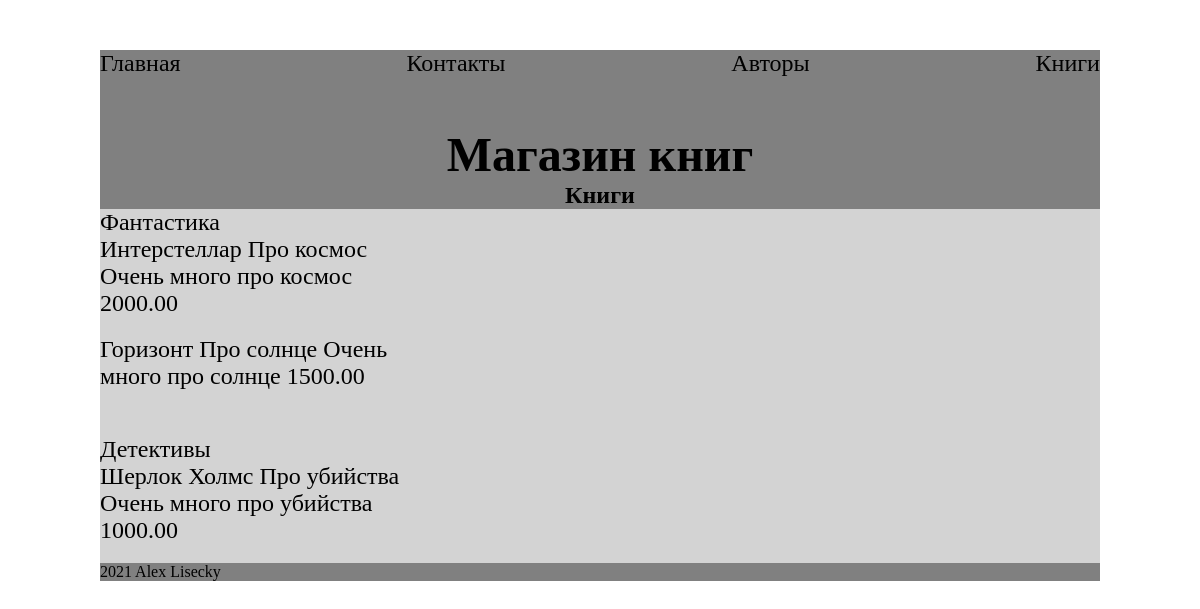
The page / on the database its author committed.
### mainapp/models.py (models this page shows, shortened)
class BookCategory(models.Model):
    title = models.CharField(max_length=64, blank=False, verbose_name='Название категории')
    short_description = models.CharField(max_length=128, blank=True, verbose_name='Краткое описание')
    class Meta:
        verbose_name = 'Категория книг'
        verbose_name_plural = 'Категории книг'

class Book(models.Model):
    category = models.ForeignKey(BookCategory, default=0, on_delete=models.SET_DEFAULT, verbose_name='Категория')
    title = models.CharField(max_length=64, blank=False, verbose_name='Название книги')
    short_description = models.CharField(max_length=128, blank=True, verbose_name='Краткое описание')
    description = models.TextField(blank=True, verbose_name='Подробное описание')
    price = models.DecimalField(max_digits=8, decimal_places=2, default=0, verbose_name='Цена')
    class Meta:
        verbose_name = 'Книга'
        verbose_name_plural = 'Книги'

### mainapp/views.py (the view)
# urls.py: path('', views.IndexListView.as_view(), name='main'),
class IndexListView(ListView):
    model = Book
    template_name = 'mainapp/index.html'
    context_object_name = 'books'
    def get_context_data(self, *, object_list=None, **kwargs):
        context = super().get_context_data(**kwargs)
        book_category = BookCategory.objects.all()
        context['book_category'] = book_category
        context['cat_selected'] = 0
        return context

### mainapp/templates/mainapp/index.html (shortened to what this page needs)
{% extends "mainapp/base.html" %}
{% load static %}
{% block content %}
<div class="title__header">
    <h1 class="title__h1">Магазин книг</h1>
    <h2>Книги</h2>
</div>
<div class="block__category">
    {% for category in book_category %}
        <div class="category__row">
            <div class="category__card">
                {{ category.title }}
            </div>
                    {% for book in books %}
                        {% if book.category.pk == category.pk %}
                        <div class="book__card">
                            {{book.title}}
                            {{book.short_description}}
                            {{book.description}}
                            {{book.price}}
                        </div>
                        {% endif %}
                    {% endfor %}
        </div>
    {% endfor %}
</div>
{% endblock %}

### mainapp/templates/mainapp/base.html (shortened to what this page needs)
<!DOCTYPE html>
{% load static %}
<html lang="en">
<head>
    <link rel="stylesheet" type="text/css" href="{% static 'mainapp/css/style.css' %}">
</head>
<body>
    <div class="container">
        {% block header %}
        <div class="header__menu">
            {% include "mainapp/includes/inc_menu.html" %}
        </div>
        {% endblock %}
        {% block content %}
        {% endblock %}
        {% block footer %}
            {% include "mainapp/includes/inc_footer.html" %}
        {% endblock %}
    </div>
</body>
</html>

### mainapp/templates/mainapp/includes/inc_menu.html
<a class="header__menu__link" href="{% url 'main' %}">Главная </a>
<a class="header__menu__link" href="{% url 'contacts' %}">Контакты</a>
<a class="header__menu__link" href="{% url 'authors' %}">Авторы</a>
<a class="header__menu__link" href="#">Книги</a>

### mainapp/templates/mainapp/includes/inc_footer.html
<div>
    2021
    Alex Lisecky
</div>

### mainapp/static/mainapp/css/style.css (style rules this page uses)
* { margin: 0; padding: 0; }
.container { max-width: 1000px; background-color: gray; margin: auto; }
.header__menu { margin-top: 50px; display: flex; justify-content: space-between; }
.header__menu__link { color: black; font-size: 24px; text-decoration: none; }
.title__header { padding-top: 50px; margin: auto; text-align: center; }
.title__h1 { font-size: 48px; }
.block__category { font-size: 24px; background-color: lightgray; }
.category__row { display: flex; flex-direction: column; }
.book__card { width: 300px; height: 100px; }

### rows shown on the page
BookCategory: title "Фантастика"
Book: title "Интерстеллар", short_description "Про космос", description "Очень много про космос", price "2000.00"
Book: title "Горизонт", short_description "Про солнце", description "Очень много про солнце", price "1500.00"
BookCategory: title "Детективы"
Book: title "Шерлок Холмс", short_description "Про убийства", description "Очень много про убийства", price "1000.00"
